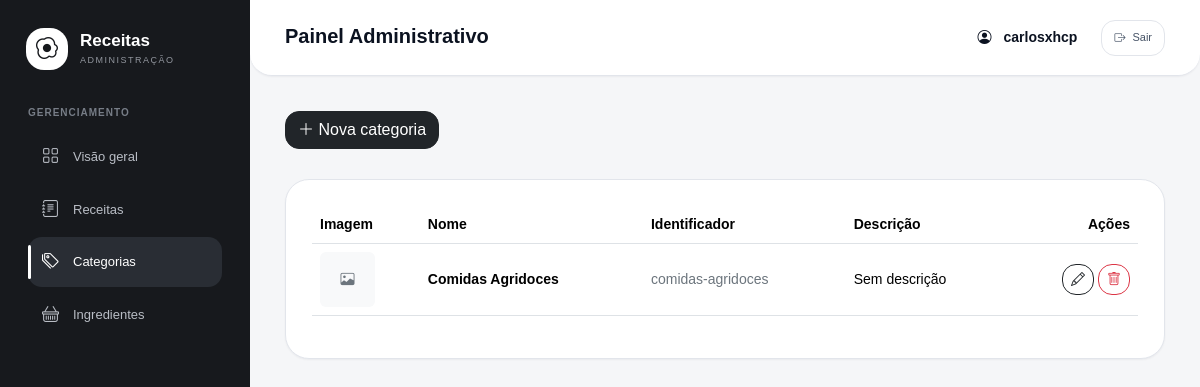
/painel/categorias/ (signed in), run on the app's committed database.
### categorias/models.py (models this page shows, shortened)
class Categoria(models.Model):
    nome = models.CharField(
        max_length=100,
        unique=True,
        verbose_name='Nome'
    )
    slug = models.SlugField(
        max_length=120,
        unique=True,
        verbose_name='Identificador'
    )
    descricao = models.TextField(
        blank=True,
        verbose_name='Descrição'
    )
    imagem = models.ImageField(
        upload_to='categorias/',
        blank=True,
        null=True,
        verbose_name='Imagem'
    )
    class Meta:
        verbose_name = 'Categoria'
        verbose_name_plural = 'Categorias'
        ordering = ['nome']

### painel/views.py (the view)
# urls.py: path('categorias/', views.lista_categorias, name='lista_categorias'),
@admin_required
def lista_categorias(request):
    categorias = Categoria.objects.all()
    return render(request, 'painel/categorias/lista.html', {
        'categorias': categorias,
    })

### painel/templates/painel/categorias/lista.html (shortened to what this page needs)
{% extends 'painel/base.html' %}
{% block content %}
<div class="page-header">
    <div>
        <a href="{% url 'painel:criar_categoria' %}" class="btn btn-dark">
        <i class="bi bi-plus-lg"></i>
        Nova categoria
    </a>
    </div>
</div>
<div class="content-card">
    <div class="table-responsive">
        <table class="table align-middle">
            <thead>
                <tr>
                    <th>Imagem</th>
                    <th>Nome</th>
                    <th>Identificador</th>
                    <th>Descrição</th>
                    <th class="text-end">Ações</th>
                </tr>
            </thead>
            <tbody>
                {% for categoria in categorias %}
                <tr>
                    <td>
                        {% if categoria.imagem %}
                            <img
                                src="{{ categoria.imagem.url }}"
                                alt="{{ categoria.nome }}"
                                width="55"
                                height="55"
                                style="object-fit: cover; border-radius: 6px;"
                            >
                        {% else %}
                            <div class="bg-light d-flex align-items-center justify-content-center"
                                 style="width: 55px; height: 55px; border-radius: 6px;">
                                <i class="bi bi-image text-secondary"></i>
                            </div>
                        {% endif %}
                    </td>
                    <td>
                        <strong>{{ categoria.nome }}</strong>
                    </td>
                    <td>
                        <span class="text-secondary">{{ categoria.slug }}</span>
                    </td>
                    <td>
                        {{ categoria.descricao|default:"Sem descrição"|truncatechars:60 }}
                    </td>
                    <td class="text-end">
                        <a
                            href="{% url 'painel:editar_categoria' categoria.pk %}"
                            class="btn btn-sm btn-outline-dark"
                            title="Editar"
                        >
                            <i class="bi bi-pencil"></i>
                        </a>
                        <a
                            href="{% url 'painel:excluir_categoria' categoria.pk %}"
                            class="btn btn-sm btn-outline-danger"
                            title="Excluir"
                        >
                            <i class="bi bi-trash"></i>
                        </a>
                    </td>
                </tr>
                {% endfor %}
            </tbody>
        </table>
    </div>
</div>
{% endblock %}

### painel/templates/painel/base.html (shortened to what this page needs)
{% load static %}
<!DOCTYPE html>
<html lang="pt-br">
<head>
    <link href="https://cdn.jsdelivr.net/npm/bootstrap@5.3.3/dist/css/bootstrap.min.css" rel="stylesheet">
    <link href="https://cdn.jsdelivr.net/npm/bootstrap-icons@1.11.3/font/bootstrap-icons.min.css" rel="stylesheet">
    <link rel="stylesheet" href="{% static 'painel/css/base.css' %}">
    <link href="https://cdn.jsdelivr.net/npm/tom-select@2.4.3/dist/css/tom-select.bootstrap5.min.css" rel="stylesheet">
</head>
<body>
    <div class="admin-layout">
        <aside class="sidebar">
            <div class="sidebar-brand">
                <div class="brand-icon">
                    <i class="bi bi-egg-fried"></i>
                </div>
                <div>
                    <h5>Receitas</h5>
                    <span>ADMINISTRAÇÃO</span>
                </div>
            </div>
            <div class="sidebar-section">
                <span class="section-label">GERENCIAMENTO</span>
                <a href="{% url 'painel:dashboard' %}"
                    class="sidebar-link {% if request.resolver_match.url_name == 'dashboard' %}active{% endif %}">
                    <i class="bi bi-grid"></i>
                    <span>Visão geral</span>
                </a>
                <a href="{% url 'painel:lista_receitas' %}"
                    class="sidebar-link {% if request.resolver_match.url_name in 'lista_receitas criar_receita editar_receita excluir_receita' %}active{% endif %}">
                    <i class="bi bi-journal-text"></i>
                    <span>Receitas</span>
                </a>
                <a href="{% url 'painel:lista_categorias' %}"
                    class="sidebar-link {% if request.resolver_match.url_name in 'lista_categorias criar_categoria editar_categoria excluir_categoria' %}active{% endif %}">
                    <i class="bi bi-tags"></i>
                    <span>Categorias</span>
                </a>
                <a href="{% url 'painel:lista_ingredientes' %}"
                    class="sidebar-link {% if request.resolver_match.url_name in 'lista_ingredientes criar_ingrediente editar_ingrediente excluir_ingrediente' %}active{% endif %}">
                    <i class="bi bi-basket"></i>
                    <span>Ingredientes</span>
                </a>
            </div>
        </aside>
        <main class="main-content">
            <header class="topbar">
                <div>
                    <h6>Painel Administrativo</h6>
                </div>
                <div class="topbar-actions">
                    <i class="bi bi-person-circle"></i>
                    <strong>{{ request.user.username }}</strong>
                    <form method="post" action="{% url 'painel:logout' %}">
                        <button type="submit" class="logout-button">
                            <i class="bi bi-box-arrow-right"></i>
                            Sair
                        </button>
                    </form>
                </div>
            </header>
            <section class="page-content">
                {% block content %}
                {% endblock %}
            </section>
        </main>
    </div>
</body>
</html>

### data on the page
Categoria: nome "Comidas Agridoces", slug "comidas-agridoces", descricao "Sem descrição"

### other printed values
{{ request.user.username }} "carlosxhcp"
